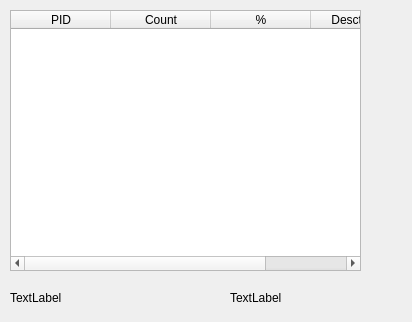
<?xml version="1.0" encoding="UTF-8"?>
<ui version="4.0">
 <class>dialogpidlist</class>
 <widget class="QDialog" name="dialogpidlist">
  <property name="geometry">
   <rect>
    <x>0</x>
    <y>0</y>
    <width>412</width>
    <height>322</height>
   </rect>
  </property>
  <property name="windowTitle">
   <string>Dialog</string>
  </property>
  <widget class="QTableWidget" name="table_pid">
   <property name="geometry">
    <rect>
     <x>10</x>
     <y>10</y>
     <width>351</width>
     <height>261</height>
    </rect>
   </property>
   <attribute name="verticalHeaderVisible">
    <bool>false</bool>
   </attribute>
   <column>
    <property name="text">
     <string>PID</string>
    </property>
   </column>
   <column>
    <property name="text">
     <string>Count</string>
    </property>
   </column>
   <column>
    <property name="text">
     <string>%</string>
    </property>
   </column>
   <column>
    <property name="text">
     <string>Desctiption</string>
    </property>
   </column>
  </widget>
  <widget class="QLabel" name="label_packet_count">
   <property name="geometry">
    <rect>
     <x>10</x>
     <y>290</y>
     <width>191</width>
     <height>16</height>
    </rect>
   </property>
   <property name="text">
    <string>TextLabel</string>
   </property>
  </widget>
  <widget class="QLabel" name="label_pid_used">
   <property name="geometry">
    <rect>
     <x>230</x>
     <y>290</y>
     <width>171</width>
     <height>16</height>
    </rect>
   </property>
   <property name="text">
    <string>TextLabel</string>
   </property>
  </widget>
 </widget>
 <resources/>
 <connections/>
</ui>
